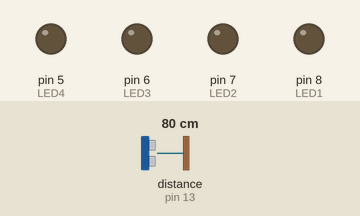
The sketch below on a simulated Arduino Uno, built with avr-gcc and run on an emulated ATmega328P. On the bench: output pins drawn as LEDs (lit = HIGH). Wiring (inferred from the names in the program): ultrasonic range finder: trigger pin 12; echo pin 13. Inputs (shaded band) come from the test bench; at power-on: distance to the obstacle (sensor on pin 13) 80 cm. The echo pulse lasts 58.3 µs per cm; pins used as bus, display or sensor lines are not drawn; what the sketch prints to the serial monitor is not drawn.

Above: at 1.2 s.
1.3 s: distance to the obstacle (sensor on pin 13) set to 30 cm
2.8 s: distance to the obstacle (sensor on pin 13) set to 27 cm
At 3.3 s:
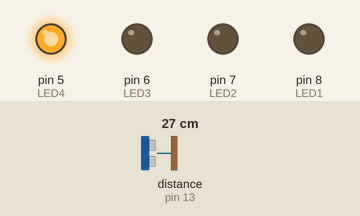
4.3 s: distance to the obstacle (sensor on pin 13) set to 20 cm
At 5.5 s:
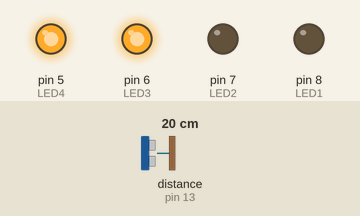
5.8 s: distance to the obstacle (sensor on pin 13) set to 16 cm
7.3 s: distance to the obstacle (sensor on pin 13) set to 13 cm
At 7.8 s:
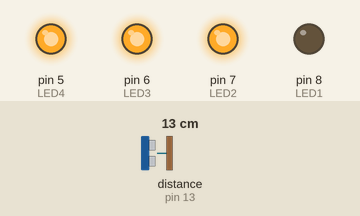
8.8 s: distance to the obstacle (sensor on pin 13) set to 18 cm
At 10.2 s:
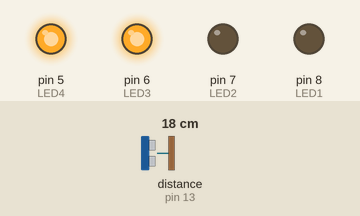
Timing chart, 0 to 11.3 s (numbered marks = the images above; inputs shaded):
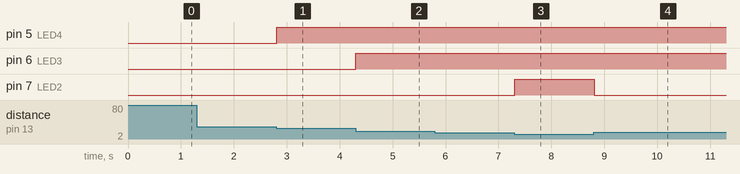

The sketch:

distance_sessor.ino
```cpp
const int echo = 13;
const int trig = 12;
const int LED1 = 8;
const int LED2 = 7;
const int LED3 = 6;
const int LED4 = 5;

int duration = 0;
int distance = 0;
void setup() {
  // put your setup code here, to run once:
  pinMode(trig, OUTPUT);
  pinMode(echo, INPUT);

  pinMode(LED1,OUTPUT);
  pinMode(LED2,OUTPUT);
  pinMode(LED3,OUTPUT);
  pinMode(LED4,OUTPUT);
  Serial.begin(9600);
}

void loop() {
  // put your main code here, to run repeatedly:
  digitalWrite(trig, HIGH);
  delayMicroseconds(1000);
  digitalWrite(trig, LOW);

  duration = pulseIn(echo, HIGH);
  distance = (duration / 2) / 28.5;
  Serial.println(distance);

  if(distance<=7)
  {digitalWrite(LED1,HIGH);
}
else
{
  digitalWrite(LED1,LOW);
}
if(distance<=14)
{
  digitalWrite(LED2,HIGH);
}
else
{
  digitalWrite(LED2,LOW);
}
if(distance<=21)
{
  digitalWrite(LED3,HIGH);
}
else
{
  digitalWrite(LED3,LOW);
}
if(distance<=28)
{
  digitalWrite(LED4,HIGH);
}
else
{digitalWrite(LED4,LOW);

}

}
```

Measured:
- the behaviour switches between 29 and 28 cm on distance to the obstacle (sensor on pin 13) (found by bisection; images 0 and 1)
- the behaviour switches between 22 and 21 cm on distance to the obstacle (sensor on pin 13) (found by bisection; images 1 and 2)
- the behaviour switches between 15 and 14 cm on distance to the obstacle (sensor on pin 13) (found by bisection; images 2 and 3)
- after the input at 2.8 s, pin 5 (LED4): LOW → HIGH at once
- after the input at 4.3 s, pin 6 (LED3): LOW → HIGH at once
- after the input at 7.3 s, pin 7 (LED2): LOW → HIGH at once
- after the input at 8.8 s, pin 7 (LED2): HIGH → LOW at once
